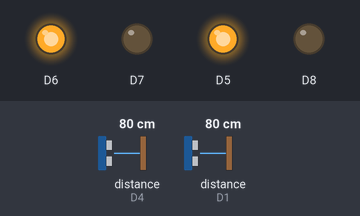
Bench run of a sketch on a simulated ESP8266 (NodeMCU). Parts: output pins drawn as LEDs (lit = HIGH). Wiring (inferred from the names in the program): 2 × ultrasonic range finder: trigger D3, echo D4 / trigger D2, echo D1. The inputs (shaded band) are chosen by the test bench; at power-on: distance to the obstacle (sensors on D4, D1) 80 cm. The echo pulse lasts 58.3 µs per cm; WiFi joins after 1.5 s; servers stay silent unless stated; uploads are accepted with an empty reply; pins used as bus, display or sensor lines are not drawn; what the sketch prints to the serial monitor is not drawn.

Above: at 2.7 s.
2.8 s: distance to the obstacle (sensor on D4) set to 8 cm
5.1 s: distance to the obstacle (sensor on D4) set to 5 cm
At 6.4 s:
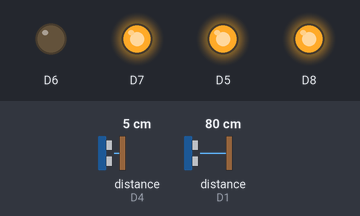
6.8 s: distance to the obstacle (sensor on D1) set to 8 cm
8.7 s: distance to the obstacle (sensor on D1) set to 5 cm
At 9.6 s:
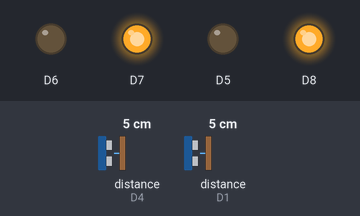
10.4 s: distance to the obstacle (sensor on D4) set to 9 cm
At 11.6 s:
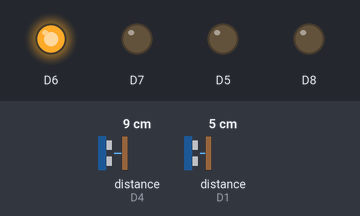
12.6 s: distance to the obstacle (sensor on D4) set to 2 cm
At 14.8 s:
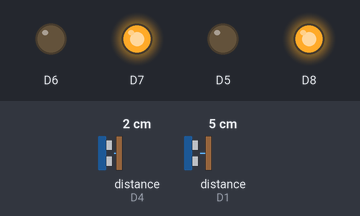
Timing chart, 0 to 16.0 s (numbered marks = the images above; inputs shaded):
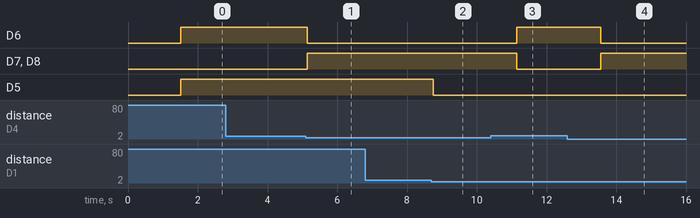

Measured:
- the behaviour switches between 7 and 6 cm on distance to the obstacle (sensor on D4) (found by bisection; images 0 and 1)
- the behaviour switches between 7 and 6 cm on distance to the obstacle (sensor on D1) (found by bisection; images 1 and 2)
- after the input at 2.8 s, every drawn part: stays the same
- after the input at 5.1 s, D6: HIGH → LOW at once; D7, D8: LOW → HIGH at once
- after the input at 8.7 s, D5: HIGH → LOW after 0.05 s
- after the input at 10.4 s, D6: LOW → HIGH after 0.75 s; D7, D8: HIGH → LOW after 0.75 s
- after the input at 12.6 s, D6: HIGH → LOW after 0.96 s; D7, D8: LOW → HIGH after 0.96 s

The sketch:

dam_managment.ino
```cpp
#include <ESP8266WiFi.h>
#include <ESP8266HTTPClient.h>
const char* ssid = "home";//
const char* password = "home@1234";

// defines pins numbers

const int trigPin = D2;  //D1
const int echoPin = D1;  //D2
const int trigPin1 = D3;  //D1
const int echoPin1 = D4;  //D2


// defines variables
long duration;
int distance;
long duration1;
int distance1;


void setup() {
pinMode(trigPin, OUTPUT); // Sets the trigPin as an Output
pinMode(echoPin, INPUT); // Sets the echoPin as an Input
pinMode(trigPin1, OUTPUT); // Sets the trigPin as an Output
pinMode(echoPin1, INPUT); // Sets the echoPin as an Input
pinMode(D5, OUTPUT);
pinMode(D6, OUTPUT);
pinMode(D7, OUTPUT);
pinMode(D8, OUTPUT);
Serial.begin(115200); // Starts the serial communication
 Serial.println();
  Serial.println();
  Serial.print("Connecting to ");
  Serial.println(ssid);

  WiFi.begin(ssid, password);

  while (WiFi.status() != WL_CONNECTED) {
    delay(500);
    Serial.print(".");
  }
  Serial.println("");
  Serial.println("WiFi connected");
}

void loop() {
//Sensor 1-------------------------------------------
digitalWrite(trigPin, LOW);
delayMicroseconds(2);
digitalWrite(trigPin, HIGH);
delayMicroseconds(10);
digitalWrite(trigPin, LOW);
duration = pulseIn(echoPin, HIGH);
distance= duration*0.034/2;
Serial.print("Distance1: ");
Serial.println(distance);
//Sensor 2-------------------------------------------
digitalWrite(trigPin1, LOW);
delayMicroseconds(2);
digitalWrite(trigPin1, HIGH);
delayMicroseconds(10);
digitalWrite(trigPin1, LOW);
duration1 = pulseIn(echoPin1, HIGH);
distance1= duration1*0.034/2;
Serial.print("Distance2: ");
Serial.println(distance1);
if(distance<=5){
    digitalWrite(D5, LOW);
    digitalWrite(D7, HIGH);
    digitalWrite(D8, HIGH);
  }else{
    digitalWrite(D5, HIGH);
    digitalWrite(D7, LOW);
    digitalWrite(D8, LOW);


  }
if(distance1<=5){
    digitalWrite(D6, LOW);
    digitalWrite(D7, HIGH);
    digitalWrite(D8, HIGH);
  }else{
    digitalWrite(D6, HIGH);
    digitalWrite(D7, LOW);
    digitalWrite(D8, LOW);

  }

   HTTPClient http;
    String url="http://mahavidyalay.in/AcademicDevelopment/IOT2020/DamManagement.php?dam1="+String(distance)+"&dam2="+String(distance1);
    http.begin(url);
    http.addHeader("Content-Type","text/plain");
    int httpCode=http.GET();
    String payload=http.getString();
    Serial.println("While sending I received this from server : "+payload);
    http.end();
delay(1000);
}
```
